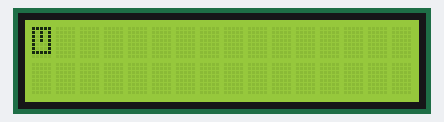
This sketch was run on a simulated Arduino Uno, built with avr-gcc and run on an emulated ATmega328P. Shown: 16×2 character LCD.

Above: at 0.1 s.

The sketch:

exercitiul1.ino
```cpp
#include <LiquidCrystal.h>
LiquidCrystal lcd(7, 6, 5, 4, 3, 2);

byte clock1[8] = {
  B11111,
  B10101,
  B10101,
  B10101,
  B10001,
  B10001,
  B11111,
};

byte clock2[8] = {
  B11111,
  B10001,
  B10001,
  B10111,
  B10001,
  B10001,
  B11111,
};

byte clock3[8] = {
  B11111,
  B10001,
  B10001,
  B10101,
  B10101,
  B10101,
  B11111,
};

byte clock4[8] = {
  B11111,
  B10001,
  B10001,
  B11101,
  B10001,
  B10001,
  B11111,
};

void setup() {
  lcd.begin(16, 2);

  lcd.createChar(0, clock1);
  lcd.createChar(1, clock2);
  lcd.createChar(2, clock3);
  lcd.createChar(3, clock4);

}
// Funcţia loop rămâne nefolosită, puteți să o folosiți pentru
//a extinde funcționalitatea
void loop() {
  lcd.setCursor(0, 0);
  lcd.write(byte(0));
  delay(500);
  lcd.setCursor(0, 0);
  lcd.write(1);
  delay(500);
  lcd.setCursor(0, 0);
  lcd.write(2);
  delay(500);
  lcd.setCursor(0, 0);
  lcd.write(3);
  delay(500);
}
```

Measured:
- by itself, everything shown: repeats every 2.0 s, in 4 steps
